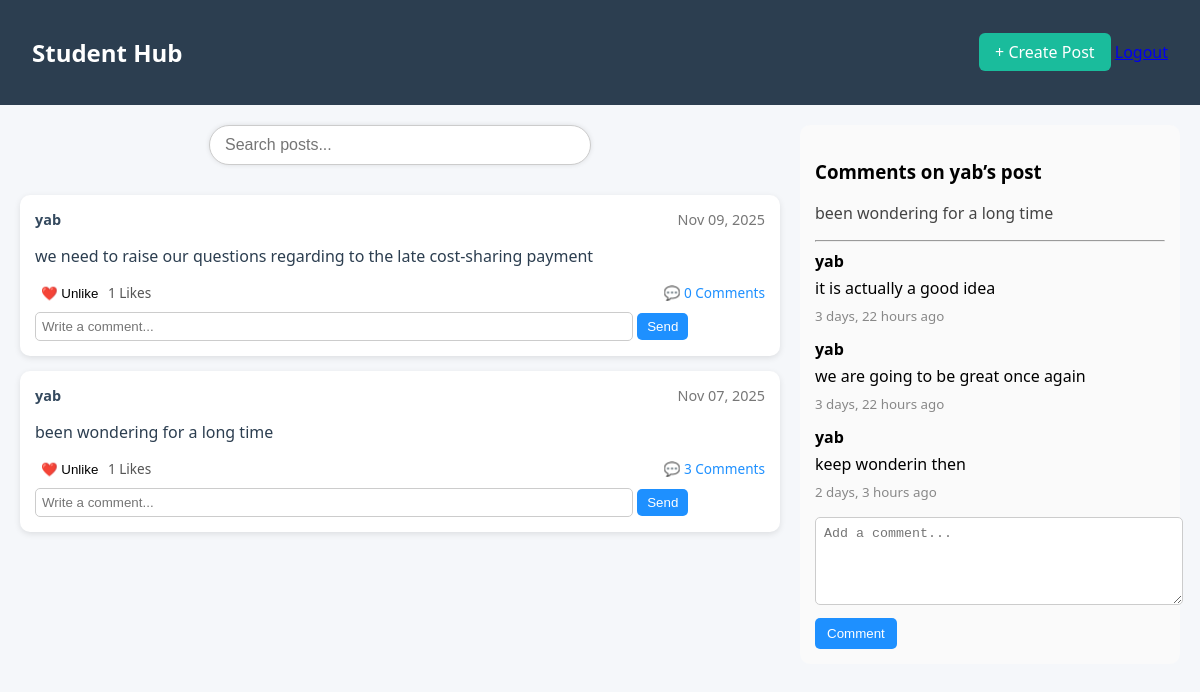
Page /?post_id=1 (signed in) on the earlier database version.
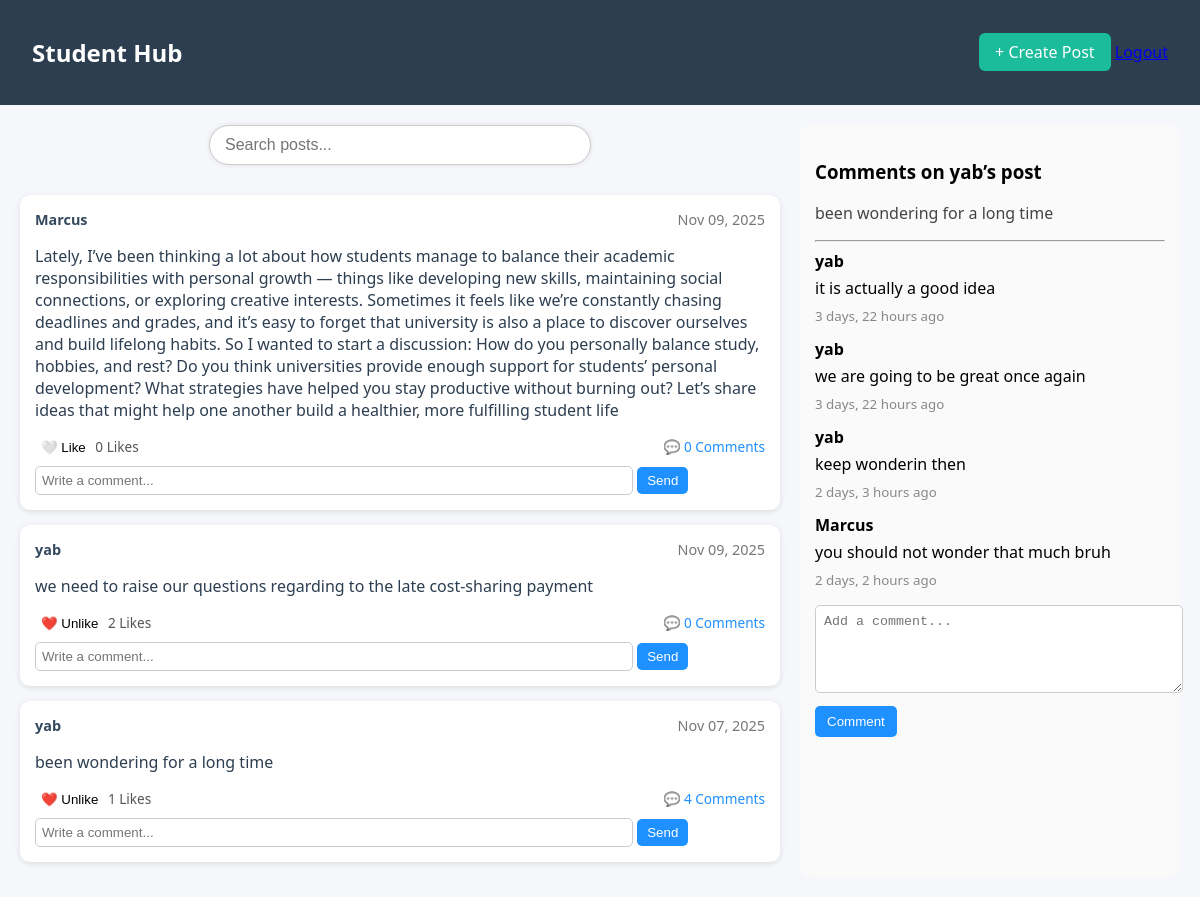
Same page on the later database version.
### base/models.py (models this page shows)
class Post(models.Model):
    author = models.ForeignKey(
        Student, on_delete=models.CASCADE, related_name='posts')
    content = models.TextField()
    created_at = models.DateTimeField(auto_now_add=True)

class Student(models.Model):
    user = models.OneToOneField(
        User, on_delete=models.CASCADE, related_name='student_profile')
    username = models.CharField(max_length=100)
    email = models.CharField(max_length=100)
    created_at = models.DateTimeField(auto_now_add=True)

class Comment(models.Model):
    post = models.ForeignKey(
        Post, on_delete=models.CASCADE, related_name='comments')
    author = models.ForeignKey(
        Student, on_delete=models.CASCADE, related_name='comments')
    content = models.TextField()
    created_at = models.DateTimeField(auto_now_add=True)

### base/views.py (the view)
# urls.py: path('', views.home, name='home'),
@login_required(login_url='login')
def home(request):
    query = request.GET.get('q', '')
    posts = Post.objects.filter(
        Q(content__icontains=query) | Q(author__username__icontains=query)).order_by('-created_at')
    post_id = request.GET.get('post_id')
    for post in posts:
        post.is_liked = post.likes.filter(
            student=request.user.student_profile).exists()
    selected_post = None
    if post_id:
        selected_post = Post.objects.get(id=post_id)
    print(selected_post)
    context = {'posts': posts, 'selected_post': selected_post, }
    return render(request, 'base/home.html', context)

### base/templates/base/home.html (shortened to what this page needs)
{% load static %}
<!DOCTYPE html>
<html lang="en">
<head>
  <link rel="stylesheet" href="{% static 'base/home.css' %}">
</head>
<body>
  <header class="navbar">
    <h2>Student Hub</h2>
    <div class="nav-actions">
      <a href="{% url 'create_post' %}" class="btn create-btn">+ Create Post</a>
      <a href="{% url 'logout' %}" class="btn logout-btn">Logout</a>
    </div>
  </header>
  <main class="main-container" style="display: grid; grid-template-columns: 2fr 1fr; gap: 20px; padding: 20px;">
    <div class="posts-section">
               <div style="margin-bottom: 20px;">
              <form method="GET" action="{% url 'home' %}" style="display: flex; justify-content: center; align-items: center; margin-bottom: 30px;">
  <input
    type="text"
    name="q"
    placeholder="Search posts..."
    style="
      width: 350px;
      padding: 10px 15px;
      border-radius: 25px;
      border: 1px solid #ccc;
      outline: none;
      font-size: 16px;
      transition: all 0.3s ease;
      box-shadow: 0 0 5px rgba(0, 0, 0, 0.1);
    "
    onfocus="this.style.borderColor='#007bff'; this.style.boxShadow='0 0 8px rgba(0,123,255,0.3)'"
    onblur="this.style.borderColor='#ccc'; this.style.boxShadow='0 0 5px rgba(0,0,0,0.1)'"
  >
</form>
            </div>
      {% if posts %}
        {% for post in posts %}
          <div class="post-card" style="background:#fff; border-radius:10px; padding:15px; margin-bottom:15px; box-shadow:0 2px 6px rgba(0,0,0,0.1);">
            <div class="post-header" style="display:flex; justify-content:space-between;">
              <strong>{{ post.author.username }}</strong>
              <span class="date" style="color:#777;">{{ post.created_at|date:"M d, Y" }}</span>
            </div>
            <div class="post-content" style="margin-top:10px;">
              <p>{{ post.content }}</p>
            </div>
            <div class="post-footer" style="margin-top:10px; display:flex; justify-content:space-between; color:#555;">
               <form method="POST" action="{% url 'like' post.id %}">
                <button type="submit" style="background:none; border:none; cursor:pointer;">
                  {% if post.is_liked %}
                    ❤️ Unlike
                  {% else %}
                    🤍 Like
                  {% endif %}
                </button>
                <span>{{ post.likes.count }} Likes</span>
              </form>
              <a href="?post_id={{ post.id }}" style="text-decoration:none; color:dodgerblue;">💬 {{ post.comments.count }} Comments</a>
            </div>
            <form method="POST" action="{% url 'comment' post.id %}" style="margin-top:10px;">
              <input type="text" name="content" placeholder="Write a comment..." style="width:80%; padding:6px; border:1px solid #ccc; border-radius:5px;">
              <button type="submit" style="padding:6px 10px; background:dodgerblue; color:white; border:none; border-radius:5px;">Send</button>
            </form>
          </div>
        {% endfor %}
      {% else %}
        <p class="no-posts" style="color:#555;">No posts yet. Be the first to create one!</p>
      {% endif %}
    </div>
    <div class="comments-section" style="background:#fafafa; padding:15px; border-radius:10px;">
      {% if selected_post %}
        <h3>Comments on {{ selected_post.author.username }}’s post</h3>
        <p style="margin-top:10px; color:#444;">{{ selected_post.content }}</p>
        <hr>
        {% for comment in selected_post.comments.all %}
          <div class="comment" style="margin-bottom:12px;">
            <strong>{{ comment.author.username }}</strong>
            <p style="margin:5px 0;">{{ comment.content }}</p>
            <small style="color:#888;">{{ comment.created_at|timesince }} ago</small>
          </div>
        {% empty %}
          <p>No comments yet.</p>
        {% endfor %}
        <form method="POST" action="{% url 'comment' selected_post.id %}" style="margin-top:15px;">
          <textarea name="content" placeholder="Add a comment..." required style="width:100%; height:70px; border-radius:5px; border:1px solid #ccc; padding:8px;"></textarea>
          <button type="submit" style="margin-top:8px; background:dodgerblue; color:white; border:none; padding:8px 12px; border-radius:5px;">Comment</button>
        </form>
      {% else %}
        <p style="color:gray;">Select a post to see its comments.</p>
      {% endif %}
    </div>
  </main>
</body>
</html>

### base/static/base/home.css (style rules this page uses)
body { font-family: 'Segoe UI', Tahoma, Geneva, Verdana, sans-serif; background-color: #f5f7fa; margin: 0; padding: 0; }
.navbar { background-color: #2c3e50; color: white; display: flex; justify-content: space-between; align-items: center; padding: 1rem 2rem; }
.create-btn { background-color: #1abc9c; color: white; text-decoration: none; padding: 0.5rem 1rem; border-radius: 6px; transition: background-color 0.3s ease; }
.post-card { background: white; padding: 1rem 1.5rem; border-radius: 8px; margin-bottom: 1rem; box-shadow: 0 2px 6px rgba(0, 0, 0, 0.05); }
.post-header { display: flex; justify-content: space-between; font-size: 0.9rem; color: #34495e; }
.post-content { margin: 0.75rem 0; font-size: 1rem; color: #2c3e50; }
.post-footer { display: flex; justify-content: space-between; font-size: 0.85rem; color: #7f8c8d; }

Differences in the rows shown:
added Post: author.username "Marcus", created_at "Nov 09, 2025", content "Lately, I’ve been thinking a lot about how students manage to balance their academic responsibilities with personal growth — things like developing new skills, maintaining social connections, or exploring creative interests. Sometimes it feels like we’re constantly chasing deadlines and grades, and it’s easy to forget that university is also a place to discover ourselves and build lifelong habits. So I wanted to start a discussion: How do you personally balance study, hobbies, and rest? Do you think universities provide enough support for students’ personal development? What strategies have helped you stay productive without burning out? Let’s share ideas that might help one another build a…", shows "🤍 Like", likes.count "0", comments.count "0"
computed for Post "we need to raise our questions regarding to the late cost-sharing payment": likes.count "1" → "2"
computed for Post "been wondering for a long time": comments.count "3" → "4"
added Comment: author.username "Marcus", content "you should not wonder that much bruh", created_at "2 days, 2 hours"
